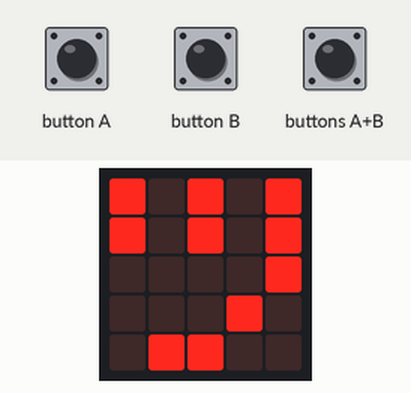
This program was run on a simulated BBC micro:bit (MakeCode). On the bench: the board's 5×5 LED display. The inputs (shaded band) are chosen by the test bench.

Above: at 5.0 s.
5.1 s: buttons A+B pressed for 0.15 s
At 5.3 s:
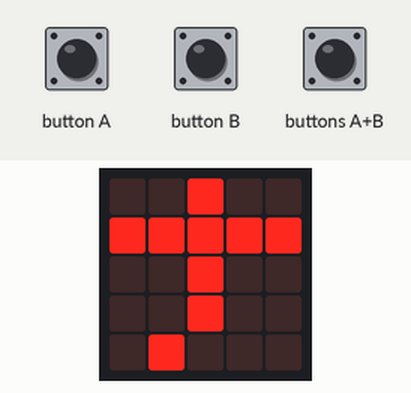
At 6.61 s:
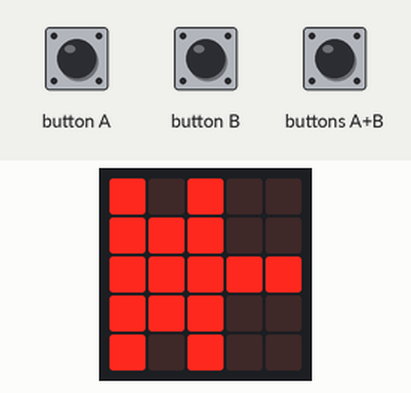
8.2 s: buttons A+B pressed for 1 s
9.8 s: button A pressed for 3.2 s
At 10.31 s:
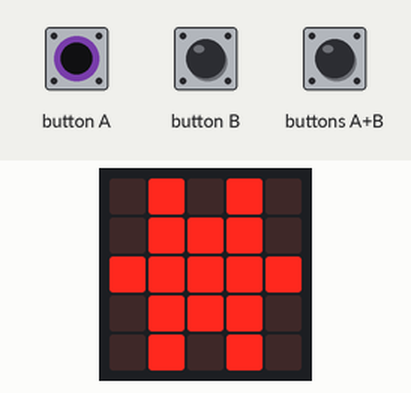
Timing chart, 0 to 12.8 s (numbered marks = the images above; inputs shaded):
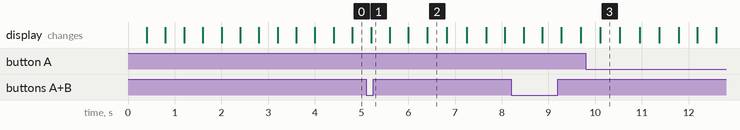

The program:

main.ts
```typescript
input.onButtonPressed(Button.AB, function () {
    if (game2 == 0) {
        game2 = 1
        X = 4
    }
})
let game2 = 0
let X = 0
X = 4
game2 = 0
while (game2 == 0) {
    basic.showLeds(`
        # . # . #
        # . # . #
        . . . . #
        . . . # .
        . # # . .
        `)
    basic.showLeds(`
        . . # . .
        # # # # #
        . . # . .
        . . # . .
        . # . . .
        `)
    basic.showLeds(`
        . # . . .
        . # # # #
        . # . . .
        . # . . .
        . . # # #
        `)
    basic.showLeds(`
        . . # . .
        # # # # #
        . . # . .
        . # # # #
        . . # . .
        `)
}
basic.forever(function () {
    if (input.buttonIsPressed(Button.AB)) {
        X = X - 1
    } else if (input.buttonIsPressed(Button.A)) {
        X = X + 1
    } else if (input.buttonIsPressed(Button.B)) {
        X = X + 1
    } else {
        X = X - 1
    }
    if (X == 4) {
        basic.showLeds(`
            . # . # .
            . # # # .
            # # # # #
            . # # # .
            . # . # .
            `)
    } else if (X == 3) {
        basic.showLeds(`
            # . # . .
            # # # . .
            # # # # #
            # # # . .
            # . # . .
            `)
    } else if (X == 2) {
        basic.showLeds(`
            . # . . .
            # # . . .
            # # # # #
            # # . . .
            . # . . .
            `)
    } else if (X == 1) {
        basic.showLeds(`
            # . . . .
            # . . . .
            # # # # #
            # . . . .
            # . . . .
            `)
    } else if (X == 0) {
        basic.showLeds(`
            . . . . .
            . . . . .
            # # # # #
            . . . . .
            . . . . .
            `)
    } else if (X == 5) {
        basic.showLeds(`
            . . # . #
            . . # # #
            # # # # #
            . . # # #
            . . # . #
            `)
    } else if (X == 6) {
        basic.showLeds(`
            . . . # .
            . . . # #
            # # # # #
            . . . # #
            . . . # .
            `)
    } else if (X == 7) {
        basic.showLeds(`
            . . . . #
            . . . . #
            # # # # #
            . . . . #
            . . . . #
            `)
    } else if (X == 8) {
        basic.showLeds(`
            . . . . .
            . . . . .
            # # # # #
            . . . . .
            . . . . .
            `)
    }
    if (X <= 0 || X >= 8) {
        game2 = 0
    }
    while (game2 == 0) {
        if (X <= 0) {
            basic.showLeds(`
                . # # # .
                # . . . #
                # . . . #
                # # # # #
                # . . . #
                `)
        } else if (X >= 8) {
            basic.showLeds(`
                # # # # .
                # . . . #
                # # # # .
                # . . . #
                # # # # .
                `)
        }
        basic.showLeds(`
            . . . . .
            . . . . .
            . . . . .
            . . . . .
            . . . . .
            `)
        basic.showLeds(`
            . # . . .
            # # # # #
            . # . . #
            . # . . #
            # . . # #
            `)
        basic.showLeds(`
            . # # # .
            . . # . .
            # # # # #
            . . # . .
            # # . . .
            `)
    }
})
```

test.ts
```typescript
// テストはここに来ます。このパッケージが拡張機能として使用されるときにはコンパイルされません。
```

Measured:
- after the input at 5.1 s, the display: first differs from a run without the input after 1.3 s (image 2)
- after the input at 9.8 s, the display: changes after 0.31 s (image 3)
- what the display in image 2 shows lasts 0.4 s, from 6.4 s to 6.8 s
